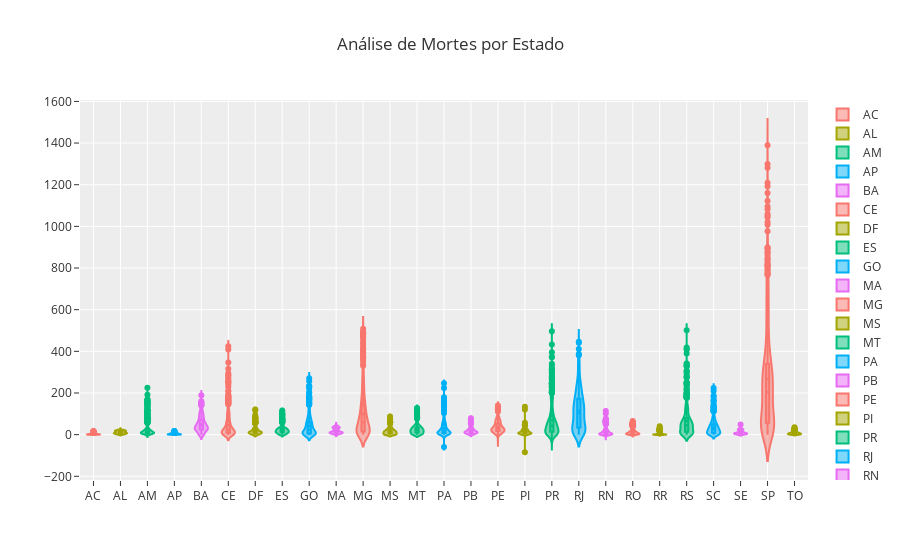

The code cell stored with this chart in its notebook:
### Code cell
estado = df['state'].unique()

fig = go.Figure()

for state in estado:
    fig.add_trace(go.Violin(x=df['state'][df['state'] == state],
                            y=df['new_deaths'][df['state'] == state],
                            name=state,
                            box_visible=True,
                            meanline_visible=True))


fig.update_layout(template='ggplot2', title_text='Análise de Mortes por Estado')

fig.show()

### Figure 1 — Plotly figure (JSON) as saved in the notebook; plotly's stock layout.template omitted (floating-point values rounded to 4 significant figures; data arrays with more than 128 entries replaced by an {"elided": "..."} marker saying what was removed)
{"data": [{"box": {"visible": true}, "meanline": {"visible": true}, "name": "AC", "type": "violin", "x": {"elided": "513 str values"}, "y": {"elided": "513 int values"}}, {"box": {"visible": true}, "meanline": {"visible": true}, "name": "AL", "type": "violin", "x": {"elided": "522 str values"}, "y": {"elided": "522 int values"}}, {"box": {"visible": true}, "meanline": {"visible": true}, "name": "AM", "type": "violin", "x": {"elided": "517 str values"}, "y": {"elided": "517 int values"}}, {"box": {"visible": true}, "meanline": {"visible": true}, "name": "AP", "type": "violin", "x": {"elided": "510 str values"}, "y": {"elided": "510 int values"}}, {"box": {"visible": true}, "meanline": {"visible": true}, "name": "BA", "type": "violin", "x": {"elided": "524 str values"}, "y": {"elided": "524 int values"}}, {"box": {"visible": true}, "meanline": {"visible": true}, "name": "CE", "type": "violin", "x": {"elided": "514 str values"}, "y": {"elided": "514 int values"}}, {"box": {"visible": true}, "meanline": {"visible": true}, "name": "DF", "type": "violin", "x": {"elided": "523 str values"}, "y": {"elided": "523 int values"}}, {"box": {"visible": true}, "meanline": {"visible": true}, "name": "ES", "type": "violin", "x": {"elided": "525 str values"}, "y": {"elided": "525 int values"}}, {"box": {"visible": true}, "meanline": {"visible": true}, "name": "GO", "type": "violin", "x": {"elided": "518 str values"}, "y": {"elided": "518 int values"}}, {"box": {"visible": true}, "meanline": {"visible": true}, "name": "MA", "type": "violin", "x": {"elided": "510 str values"}, "y": {"elided": "510 int values"}}, {"box": {"visible": true}, "meanline": {"visible": true}, "name": "MG", "type": "violin", "x": {"elided": "522 str values"}, "y": {"elided": "522 int values"}}, {"box": {"visible": true}, "meanline": {"visible": true}, "name": "MS", "type": "violin", "x": {"elided": "516 str values"}, "y": {"elided": "516 int values"}}, {"box": {"visible": true}, "meanline": {"visible": true}, "name": "MT", "type": "violin", "x": {"elided": "510 str values"}, "y": {"elided": "510 int values"}}, {"box": {"visible": true}, "meanline": {"visible": true}, "name": "PA", "type": "violin", "x": {"elided": "512 str values"}, "y": {"elided": "512 int values"}}, {"box": {"visible": true}, "meanline": {"visible": true}, "name": "PB", "type": "violin", "x": {"elided": "518 str values"}, "y": {"elided": "518 int values"}}, {"box": {"visible": true}, "meanline": {"visible": true}, "name": "PE", "type": "violin", "x": {"elided": "518 str values"}, "y": {"elided": "518 int values"}}, {"box": {"visible": true}, "meanline": {"visible": true}, "name": "PI", "type": "violin", "x": {"elided": "511 str values"}, "y": {"elided": "511 int values"}}, {"box": {"visible": true}, "meanline": {"visible": true}, "name": "PR", "type": "violin", "x": {"elided": "518 str values"}, "y": {"elided": "518 int values"}}, {"box": {"visible": true}, "meanline": {"visible": true}, "name": "RJ", "type": "violin", "x": {"elided": "525 str values"}, "y": {"elided": "525 int values"}}, {"box": {"visible": true}, "meanline": {"visible": true}, "name": "RN", "type": "violin", "x": {"elided": "518 str values"}, "y": {"elided": "518 int values"}}, {"box": {"visible": true}, "meanline": {"visible": true}, "name": "RO", "type": "violin", "x": {"elided": "510 str values"}, "y": {"elided": "510 int values"}}, {"box": {"visible": true}, "meanline": {"visible": true}, "name": "RR", "type": "violin", "x": {"elided": "509 str values"}, "y": {"elided": "509 int values"}}, {"box": {"visible": true}, "meanline": {"visible": true}, "name": "RS", "type": "violin", "x": {"elided": "520 str values"}, "y": {"elided": "520 int values"}}, {"box": {"visible": true}, "meanline": {"visible": true}, "name": "SC", "type": "violin", "x": {"elided": "518 str values"}, "y": {"elided": "518 int values"}}, {"box": {"visible": true}, "meanline": {"visible": true}, "name": "SE", "type": "violin", "x": {"elided": "516 str values"}, "y": {"elided": "516 int values"}}, {"box": {"visible": true}, "meanline": {"visible": true}, "name": "SP", "type": "violin", "x": {"elided": "534 str values"}, "y": {"elided": "534 int values"}}, {"box": {"visible": true}, "meanline": {"visible": true}, "name": "TO", "type": "violin", "x": {"elided": "512 str values"}, "y": {"elided": "512 int values"}}], "layout": {"title": {"text": "Análise de Mortes por Estado"}}}
